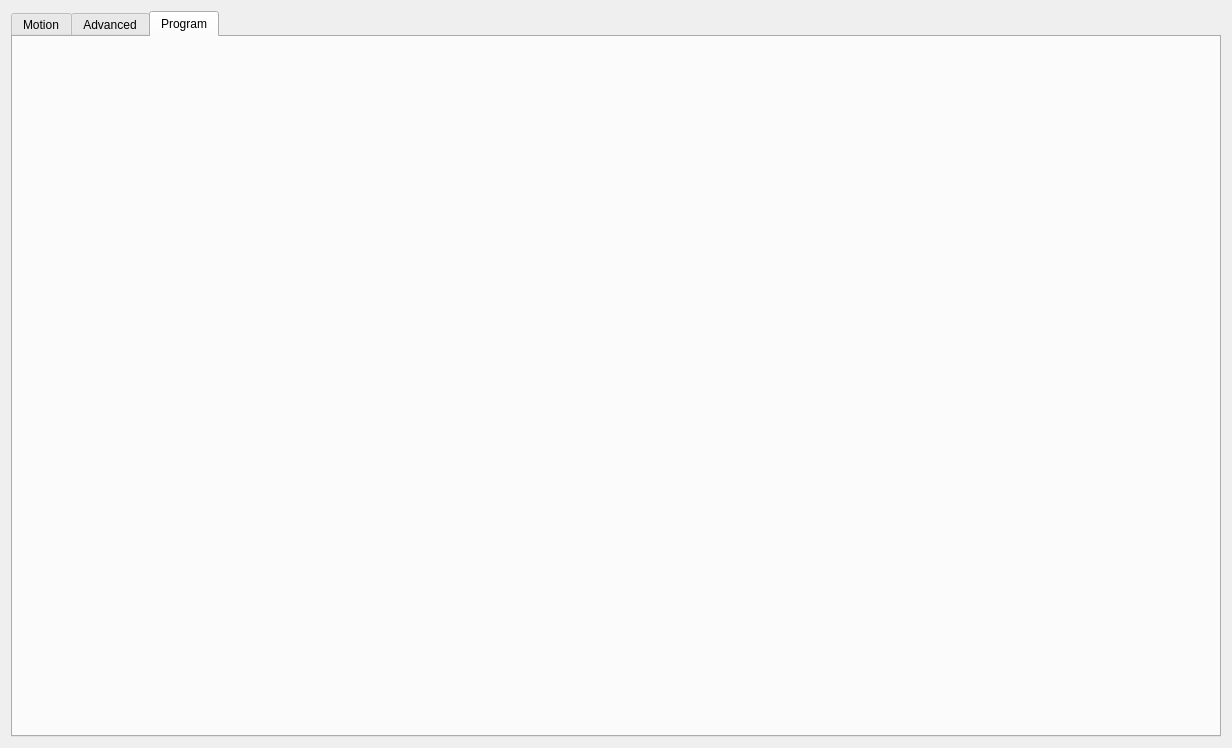
<?xml version="1.0" encoding="UTF-8"?>
<ui version="4.0">
 <class>Form</class>
 <widget class="QWidget" name="Form">
  <property name="geometry">
   <rect>
    <x>0</x>
    <y>0</y>
    <width>1232</width>
    <height>748</height>
   </rect>
  </property>
  <property name="windowTitle">
   <string>Form</string>
  </property>
  <layout class="QVBoxLayout" name="verticalLayout">
   <item>
    <widget class="QTabWidget" name="tabWidget">
     <property name="tabPosition">
      <enum>QTabWidget::TabPosition::North</enum>
     </property>
     <property name="tabShape">
      <enum>QTabWidget::TabShape::Rounded</enum>
     </property>
     <property name="currentIndex">
      <number>2</number>
     </property>
     <widget class="QWidget" name="tab">
      <attribute name="title">
       <string>Motion</string>
      </attribute>
     </widget>
     <widget class="QWidget" name="tab_4">
      <attribute name="title">
       <string>Advanced</string>
      </attribute>
     </widget>
     <widget class="QWidget" name="tab_5">
      <attribute name="title">
       <string>Program</string>
      </attribute>
     </widget>
    </widget>
   </item>
  </layout>
 </widget>
 <resources/>
 <connections/>
</ui>
